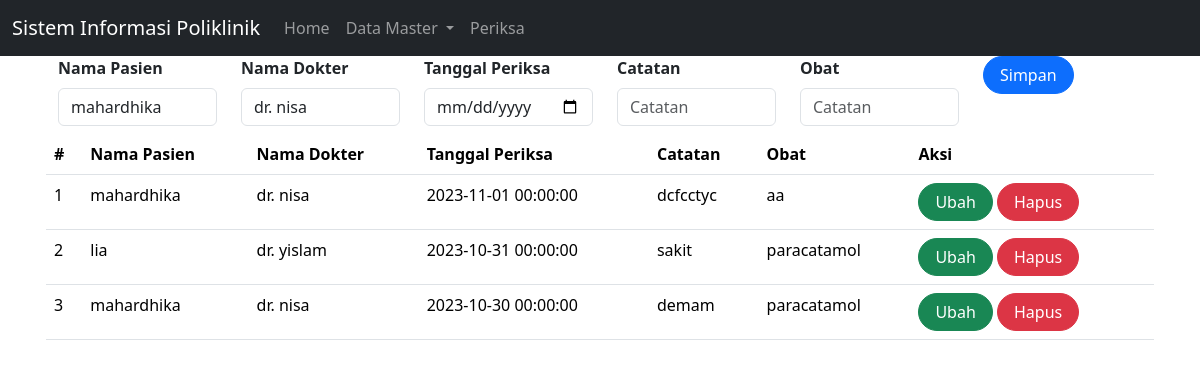
The app's page /periksa.php with its own data.
### tables this page shows
CREATE TABLE `periksa` (
  `id` int(11) NOT NULL,
  `id_pasien` int(11) NOT NULL,
  `id_dokter` int(11) NOT NULL,
  `tgl_periksa` datetime NOT NULL,
  `catatan` text NOT NULL,
  `obat` text NOT NULL
);

CREATE TABLE `pasien` (
  `id` int(10) NOT NULL,
  `nama` varchar(100) NOT NULL,
  `alamat` varchar(100) NOT NULL,
  `no_hp` varchar(20) NOT NULL
);

CREATE TABLE `dokter` (
  `id` int(11) NOT NULL,
  `nama` varchar(255) DEFAULT NULL,
  `alamat` varchar(255) DEFAULT NULL,
  `no_hp` varchar(50) DEFAULT NULL
);

### periksa.php (the view, shortened to what this page needs)
<!doctype html>
<html lang="en">
  <head>
    <link href="https://cdn.jsdelivr.net/npm/bootstrap@5.3.2/dist/css/bootstrap.min.css" rel="stylesheet">
  </head>
  <body>
  <nav class="navbar navbar-expand-lg  navbar-dark bg-dark">
  <div class="container-fluid">
    <a class="navbar-brand" href="#">
      Sistem Informasi Poliklinik
    </a>
    <div class="collapse navbar-collapse" id="navbarNavDropdown">
      <ul class="navbar-nav">
        <li class="nav-item">
          <a class="nav-link" aria-current="page" href="index.php">
            Home
          </a>
        </li>
        <li class="nav-item dropdown">
          <a class="nav-link dropdown-toggle" href="#" role="button"
          data-bs-toggle="dropdown" aria-expanded="false">
            Data Master
          </a>
        </li>
        <li class="nav-item">
          <a class="nav-link"
          href="periksa.php?page=periksa">
            Periksa
          </a>
        </li>
      </ul>
    </div>
  </div>
</nav>
<?php
include'koneksi.php';
?>
<body>
<div class="container">
    </nav><div class="form-group mx-sm-3 mb-2">
    <form class="form row" method="POST" action="" name="myForm" onsubmit="return validate()">
    <?php
    $id_pasien = '';
    $id_dokter = '';
    $tgl_periksa = '';
    $catatan = '';
    ?>
    <div class="col">
        <label for="inputNama" class="form-label fw-bold">
            Nama Pasien
        </label>
        <select class="form-control" name="id_pasien">
        <?php
        $selected = '';
        $pasien = mysqli_query($mysqli, "SELECT * FROM pasien");
        while ($data = mysqli_fetch_array($pasien)) {
            if ($data['id'] == $id_pasien) {
                $selected = 'selected="selected"';
            } else {
                $selected = '';
            }
        ?>
            <option value="<?php echo $data['id'] ?>" <?php echo $selected ?>><?php echo $data['nama'] ?></option>
        <?php
        }
        ?>
    </select>
    </div>
    <div class="col">
        <label for="inputAlamat" class="form-label fw-bold">
            Nama Dokter
        </label>
        <select class="form-control" name="id_dokter">
        <?php
        $selected = '';
        $dokter = mysqli_query($mysqli, "SELECT * FROM dokter");
        while ($data = mysqli_fetch_array($dokter)) {
            if ($data['id'] == $id_dokter) {
                $selected = 'selected="selected"';
            } else {
                $selected = '';
            }
        ?>
            <option value="<?php echo $data['id'] ?>" <?php echo $selected ?>><?php echo $data['nama'] ?></option>
        <?php
        }
        ?>
    </select>
    </div>
    <div class="col mb-2">
        <label for="inputNo_hp" class="form-label fw-bold">
        Tanggal Periksa
        </label>
        <input type="date" class="form-control" name="tgl_periksa" id="inputTgl_periksa" placeholder="Tanggal Periksa" value="<?php echo $tgl_periksa; ?>">
    </div>
    <div class="col mb-2">
        <label for="inputNo_hp" class="form-label fw-bold">
        Catatan
        </label>
        <input type="text" class="form-control" name="catatan" id="inputCatatan" placeholder="Catatan" value="<?php echo $catatan; ?>">
    </div>
    <div class="col mb-2">
        <label for="inputNo_hp" class="form-label fw-bold">
        Obat
        </label>
        <input type="text" class="form-control" name="obat" id="inputCatatan" placeholder="Catatan" value="<?php echo $catatan; ?>">
    </div>
    <div class="col">
        <button type="submit" class="btn btn-primary rounded-pill px-3" name="simpan">Simpan</button>
    </div>
<table class="table table-hover">
    <thead>
        <tr>
            <th scope="col">#</th>
            <th scope="col">Nama Pasien</th>
            <th scope="col">Nama Dokter</th>
            <th scope="col">Tanggal Periksa</th>
            <th scope="col">Catatan</th>
            <th scope="col">Obat</th>
            <th scope="col">Aksi</th>
        </tr>
    </thead>
    <tbody>
</div>
<form method="post" action="periksa.php">
<?php
$result = mysqli_query($mysqli, "SELECT pr.*,d.nama as 'nama_dokter', p.nama as 'nama_pasien' FROM periksa pr LEFT JOIN dokter d ON (pr.id_dokter=d.id) LEFT JOIN pasien p ON (pr.id_pasien=p.id) ORDER BY pr.tgl_periksa DESC");
$no = 1;
while ($data = mysqli_fetch_array($result)) {
?>
    <tr>
        <td><?php echo $no++ ?></td>
        <td><?php echo $data['nama_pasien'] ?></td>
        <td><?php echo $data['nama_dokter'] ?></td>
        <td><?php echo $data['tgl_periksa'] ?></td>
        <td><?php echo $data['catatan'] ?></td>
        <td><?php echo $data['obat'] ?></td>
        <td>
            <a class="btn btn-success rounded-pill px-3"
            href="periksa.php?page=periksa&id=<?php echo $data['id'] ?>">Ubah</a>
            <a class="btn btn-danger rounded-pill px-3"
            href="periksa.php?page=periksa&id=<?php echo $data['id'] ?>&aksi=hapus">Hapus</a>
        </td>
    </tr>
    <?php
}
?>
</form>
</body>
</html>

### records on screen
periksa: id_pasien.nama "mahardhika", id_dokter.nama "dr. nisa", tgl_periksa "2023-11-01 00:00:00", catatan "dcfcctyc", obat "aa"
periksa: id_pasien.nama "lia", id_dokter.nama "dr. yislam", tgl_periksa "2023-10-31 00:00:00", catatan "sakit", obat "paracatamol"
periksa: id_pasien.nama "mahardhika", id_dokter.nama "dr. nisa", tgl_periksa "2023-10-30 00:00:00", catatan "demam", obat "paracatamol"

### other values on screen
form field id_pasien "mahardhika"
form field id_dokter "dr. nisa"
